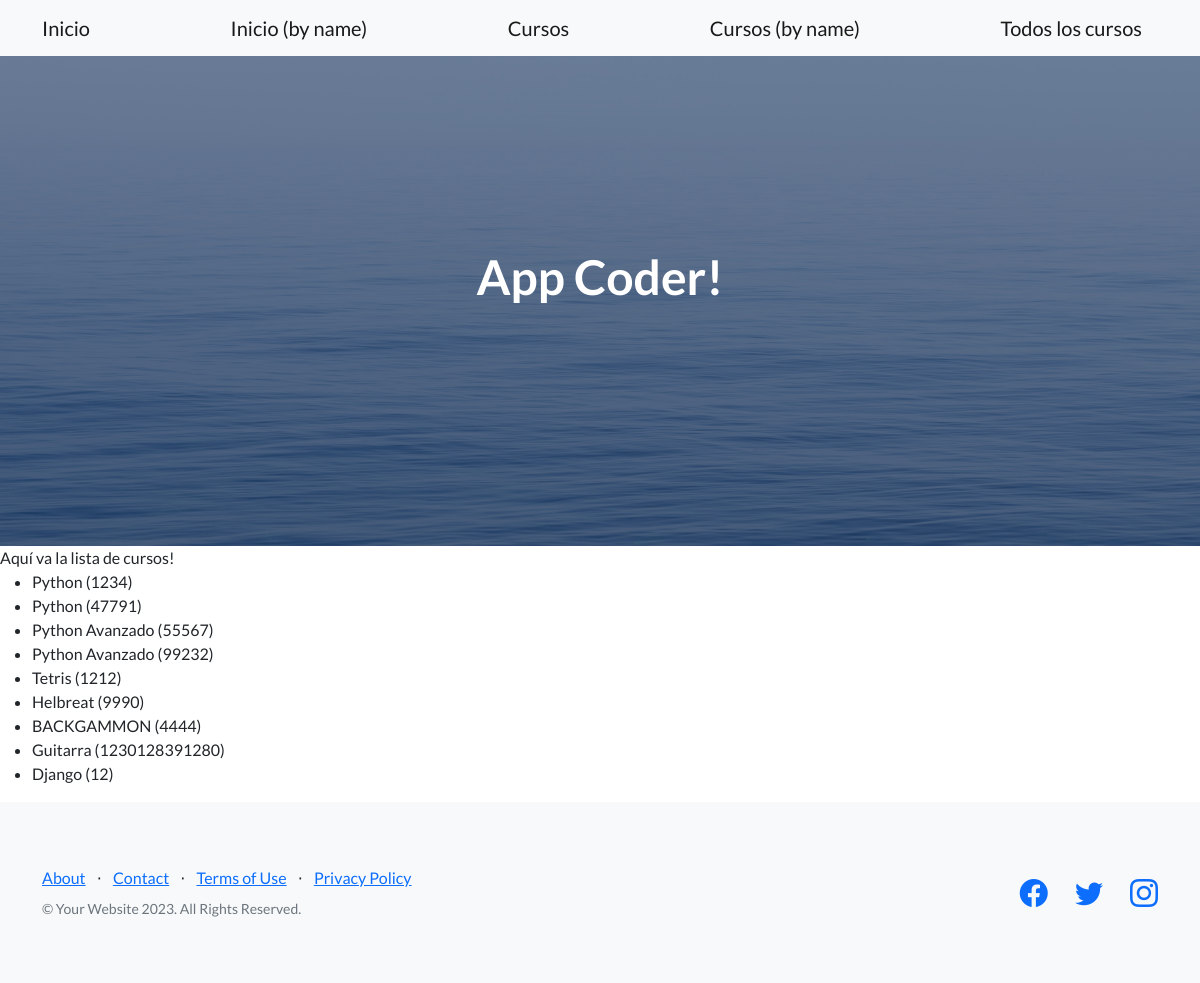
Screenshot of /AppCoder/cursos/todos with the database file from the repository.
### AppCoder/models.py (models this page shows)
class Curso(models.Model):
    curso = models.CharField(max_length=30)
    camada = models.IntegerField()
    def __str__(self):
        return f"{self.curso} ({self.camada})"

### AppCoder/views.py (the view)
# urls.py: path("cursos/todos", cursos_todos_view, name="cursos-todos"),
def cursos_todos_view(request):
    todos_los_cursos = []
    for curso in Curso.objects.all():
        todos_los_cursos.append(curso)
    contexto = {"cursos": todos_los_cursos}
    return render(request, "AppCoder/cursos_list.html", contexto)

### AppCoder/templates/AppCoder/cursos_list.html
{% extends "AppCoder/padre.html" %}
{% block contenidoQueCambia %}
Aquí va la lista de cursos!
{% if cursos %}
<ul>
    {% for curso in cursos %}
    <li>{{ curso.curso }} ({{ curso.camada }})</li>
    {% endfor %}
</ul>
{% endif %}
{% endblock %}

### AppCoder/templates/AppCoder/padre.html (shortened to what this page needs)
{% load static %}
<!DOCTYPE html>
<html lang="en">
    <head>
        <link href="https://cdn.jsdelivr.net/npm/bootstrap-icons@1.5.0/font/bootstrap-icons.css" rel="stylesheet" type="text/css" />
        <link href="{% static 'AppCoder/css/styles.css'  %}" rel="stylesheet" />
    </head>
    <body>
        <nav class="navbar navbar-light bg-light static-top">
            <div class="container">
                <a class="navbar-brand" href="/AppCoder/inicio/">Inicio</a>
                <a class="navbar-brand" href="{% url 'AppCoder:inicio' %}">Inicio (by name)</a>
                <a class="navbar-brand" href="/AppCoder/cursos/">Cursos</a>
                <a class="navbar-brand" href="{% url 'AppCoder:cursos' %}">Cursos (by name)</a>
                <a class="navbar-brand" href="/AppCoder/cursos/todos">Todos los cursos</a>
            </div>
        </nav>
        <header class="masthead">
            <div class="container position-relative">
                <div class="row justify-content-center">
                    <div class="col-xl-6">
                        <div class="text-center text-white">
                            <h1 class="mb-5">App Coder!</h1>
                        </div>
                    </div>
                </div>
            </div>
        </header>
        {% block contenidoQueCambia %}
        {% endblock %}
        <footer class="footer bg-light">
            <div class="container">
                <div class="row">
                    <div class="col-lg-6 h-100 text-center text-lg-start my-auto">
                        <ul class="list-inline mb-2">
                            <li class="list-inline-item"><a href="#!">About</a></li>
                            <li class="list-inline-item">⋅</li>
                            <li class="list-inline-item"><a href="#!">Contact</a></li>
                            <li class="list-inline-item">⋅</li>
                            <li class="list-inline-item"><a href="#!">Terms of Use</a></li>
                            <li class="list-inline-item">⋅</li>
                            <li class="list-inline-item"><a href="#!">Privacy Policy</a></li>
                        </ul>
                        <p class="text-muted small mb-4 mb-lg-0">&copy; Your Website 2023. All Rights Reserved.</p>
                    </div>
                    <div class="col-lg-6 h-100 text-center text-lg-end my-auto">
                        <ul class="list-inline mb-0">
                            <li class="list-inline-item me-4">
                                <a href="#!"><i class="bi-facebook fs-3"></i></a>
                            </li>
                            <li class="list-inline-item me-4">
                                <a href="#!"><i class="bi-twitter fs-3"></i></a>
                            </li>
                            <li class="list-inline-item">
                                <a href="#!"><i class="bi-instagram fs-3"></i></a>
                            </li>
                        </ul>
                    </div>
                </div>
            </div>
        </footer>
    </body>
</html>

### rows the page displays
Curso: curso "Python", camada "1234"
Curso: curso "Python", camada "47791"
Curso: curso "Python Avanzado", camada "55567"
Curso: curso "Python Avanzado", camada "99232"
Curso: curso "Tetris", camada "1212"
Curso: curso "Helbreat", camada "9990"
Curso: curso "BACKGAMMON", camada "4444"
Curso: curso "Guitarra", camada "1230128391280"
Curso: curso "Django", camada "12"
